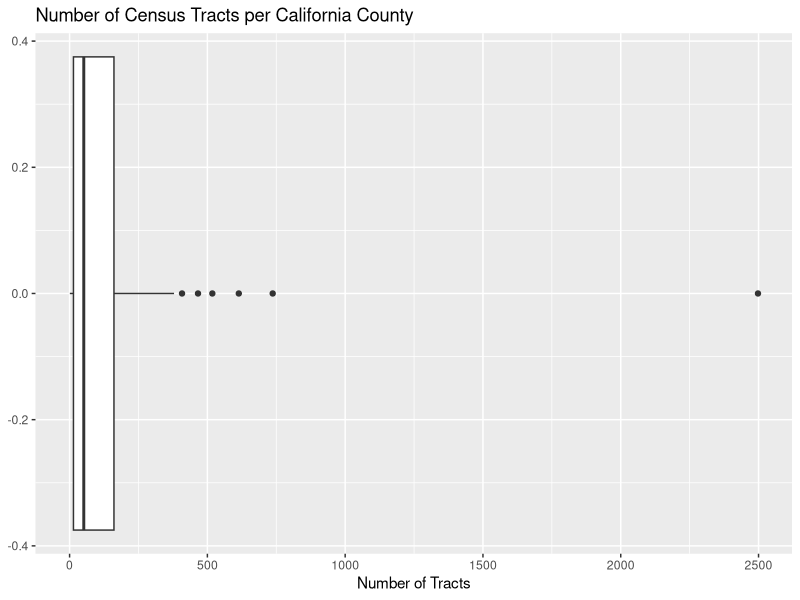

Generate this figure with R:
## ---- chunk 1
library(tidyverse)

path <- ("C:/Users/User/Documents/Boston University/2022/Fall/Data Sci in R/ma4615-fa22-final-project-treehuggers/dataset")
setwd(path)

CAcountytract <- read_csv("CA_countytract.csv") %>% 
  rename("remaining" = "TYPE; FULLCODE; STATE; COUNTY; TRACT; SHEETS") %>% 
  separate(col="remaining", into = c("TYPE", "remains1"), (5)) %>% 
  separate(col="remains1", into = c("semi1", "remains11"), sep=(1)) %>% 
  separate(col="remains11", into = c("FULLCODE", "remains2"), sep = (11)) %>% 
  separate(col="remains2", into = c("semi2", "remains22"), sep=(1)) %>% 
  separate(col="remains22", into = c("STATE", "remains3"), sep = (2)) %>% 
  separate(col="remains3", into = c("semi3", "remains33"), sep=(1)) %>% 
  separate(col="remains33", into = c("COUNTY", "remains4"), sep = (3)) %>% 
  separate(col="remains4", into = c("semi4", "remains44"), sep=(1)) %>% 
  separate(col="remains44", into = c("TRACT", "SHEETS"), sep = ";") %>% 
  unite(col = "COUNTY_CODE", c("STATE", "COUNTY"), sep="", remove = FALSE) %>% 
  select(-semi1, -semi2, -semi3, -semi4, -"...3", -"...4", -"...5", -"...6")
  
view(CAcountytract)

CAcountytract %>% 
  group_by(COUNTY_NAME) %>%
  count(COUNTY_NAME) %>%
  ggplot(aes(x=n)) + geom_boxplot() + labs(x = "Number of Tracts", title = "Number of Census Tracts per California County")

## ---- chunk 2

## ---- chunk 3

